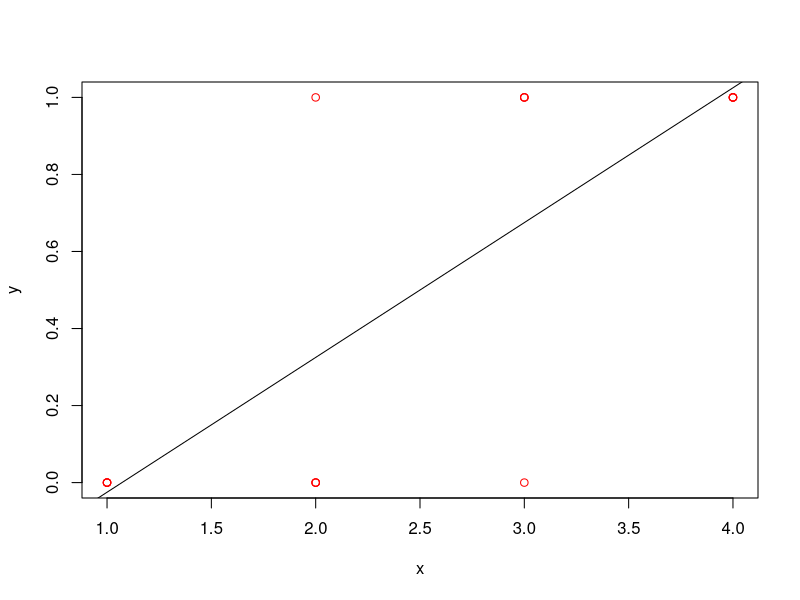
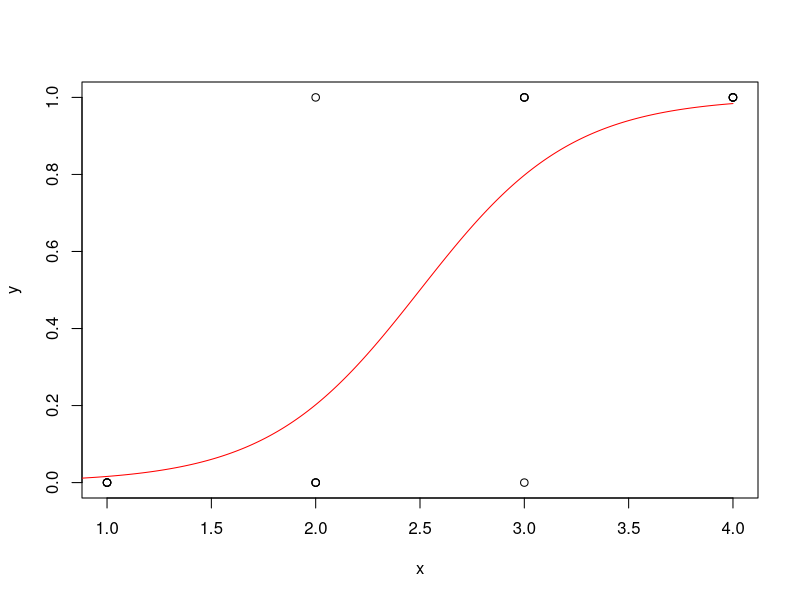

These charts were generated, in order, by the following R code:
## ---- chunk 1
#회귀분석
x <- rep(1:4,each=4)
y <- c(0,0,0,0,1,0,0,0,0,1,1,1,1,1,1,1)
data.frame(x,y)
lm(y~x)
#산점도
plot(x,y,col="red")
#기울기 추가
abline(-0.375,0.350)
## ---- chunk 2
#독성실험 예제 
#로지스틱 회귀
glm(y~x, family = "binomial")
## ---- chunk 3
# fx <- -6.867+2.747*c(0,1,1.5,2,2.5,3,3.5,4)
# px <- 1/(1+exp(-fx))
# plot(px)
z <- seq(0,4,0.01)
fx <- -6.867+2.747*z
px <- 1/(1+exp(-fx))
plot(x,y)
points(z,px,col="red",type = "l")
## ---- chunk 4
a <- 1:4
ff <- -6.867+2.747*a
pp <- 1/(1+exp(-ff))
aa <- data.frame("x"=a,"phat"=pp)
aa$yhat <- ifelse(aa$phat>0.5,1,0)
aa
